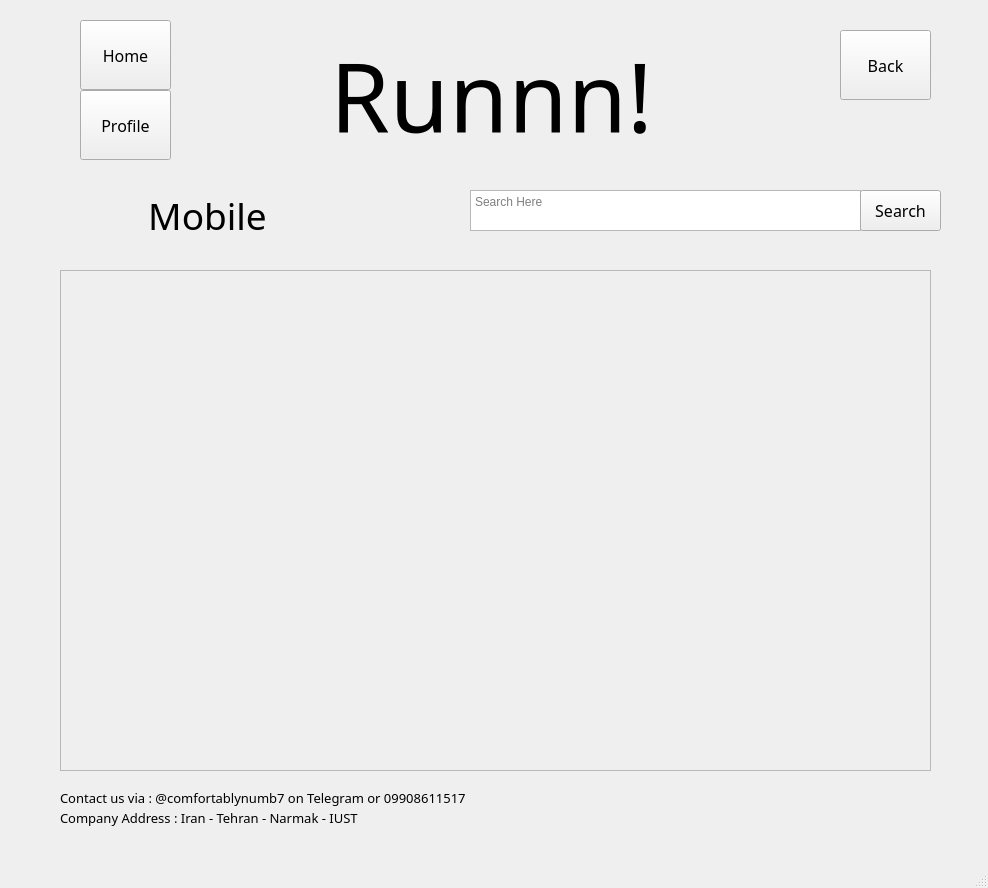
<?xml version="1.0" encoding="UTF-8"?>
<ui version="4.0">
 <class>MainWindow</class>
 <widget class="QMainWindow" name="MainWindow">
  <property name="geometry">
   <rect>
    <x>0</x>
    <y>0</y>
    <width>988</width>
    <height>888</height>
   </rect>
  </property>
  <property name="windowTitle">
   <string>MainWindow</string>
  </property>
  <widget class="QWidget" name="centralwidget">
   <widget class="QPushButton" name="HomeButton">
    <property name="geometry">
     <rect>
      <x>80</x>
      <y>20</y>
      <width>91</width>
      <height>70</height>
     </rect>
    </property>
    <property name="font">
     <font>
      <family>Cooper Black</family>
      <pointsize>12</pointsize>
     </font>
    </property>
    <property name="text">
     <string>Home</string>
    </property>
   </widget>
   <widget class="QPushButton" name="ProfileButton">
    <property name="geometry">
     <rect>
      <x>80</x>
      <y>90</y>
      <width>91</width>
      <height>70</height>
     </rect>
    </property>
    <property name="font">
     <font>
      <family>Cooper Black</family>
      <pointsize>12</pointsize>
     </font>
    </property>
    <property name="text">
     <string>Profile</string>
    </property>
   </widget>
   <widget class="QLabel" name="PageTitle">
    <property name="geometry">
     <rect>
      <x>50</x>
      <y>180</y>
      <width>315</width>
      <height>70</height>
     </rect>
    </property>
    <property name="font">
     <font>
      <family>Cooper Black</family>
      <pointsize>28</pointsize>
      <weight>50</weight>
      <bold>false</bold>
     </font>
    </property>
    <property name="text">
     <string>Mobile</string>
    </property>
    <property name="alignment">
     <set>Qt::AlignCenter</set>
    </property>
   </widget>
   <widget class="QTextEdit" name="SearchBox">
    <property name="geometry">
     <rect>
      <x>470</x>
      <y>190</y>
      <width>391</width>
      <height>41</height>
     </rect>
    </property>
    <property name="sizeAdjustPolicy">
     <enum>QAbstractScrollArea::AdjustToContents</enum>
    </property>
    <property name="tabChangesFocus">
     <bool>false</bool>
    </property>
    <property name="placeholderText">
     <string>Search Here</string>
    </property>
   </widget>
   <widget class="QPushButton" name="SearchButton">
    <property name="geometry">
     <rect>
      <x>860</x>
      <y>190</y>
      <width>81</width>
      <height>41</height>
     </rect>
    </property>
    <property name="font">
     <font>
      <family>Cooper Black</family>
      <pointsize>12</pointsize>
     </font>
    </property>
    <property name="text">
     <string>Search</string>
    </property>
   </widget>
   <widget class="QPushButton" name="BackButton">
    <property name="geometry">
     <rect>
      <x>840</x>
      <y>30</y>
      <width>91</width>
      <height>70</height>
     </rect>
    </property>
    <property name="font">
     <font>
      <family>Cooper Black</family>
      <pointsize>12</pointsize>
     </font>
    </property>
    <property name="text">
     <string>Back</string>
    </property>
   </widget>
   <widget class="QScrollArea" name="scrollArea">
    <property name="geometry">
     <rect>
      <x>60</x>
      <y>270</y>
      <width>871</width>
      <height>501</height>
     </rect>
    </property>
    <property name="widgetResizable">
     <bool>true</bool>
    </property>
    <widget class="QWidget" name="scrollAreaWidgetContents">
     <property name="geometry">
      <rect>
       <x>0</x>
       <y>0</y>
       <width>869</width>
       <height>499</height>
      </rect>
     </property>
    </widget>
   </widget>
   <widget class="QLabel" name="label">
    <property name="geometry">
     <rect>
      <x>330</x>
      <y>30</y>
      <width>341</width>
      <height>131</height>
     </rect>
    </property>
    <property name="font">
     <font>
      <family>Pristina</family>
      <pointsize>72</pointsize>
     </font>
    </property>
    <property name="text">
     <string>Runnn!</string>
    </property>
   </widget>
   <widget class="QLabel" name="label_2">
    <property name="geometry">
     <rect>
      <x>60</x>
      <y>790</y>
      <width>671</width>
      <height>16</height>
     </rect>
    </property>
    <property name="font">
     <font>
      <family>Cooper Black</family>
      <pointsize>10</pointsize>
     </font>
    </property>
    <property name="text">
     <string>Contact us via : @comfortablynumb7 on Telegram or 09908611517</string>
    </property>
   </widget>
   <widget class="QLabel" name="label_3">
    <property name="geometry">
     <rect>
      <x>60</x>
      <y>810</y>
      <width>791</width>
      <height>16</height>
     </rect>
    </property>
    <property name="font">
     <font>
      <family>Cooper Black</family>
      <pointsize>10</pointsize>
     </font>
    </property>
    <property name="text">
     <string>Company Address : Iran - Tehran - Narmak - IUST</string>
    </property>
   </widget>
  </widget>
  <widget class="QMenuBar" name="menubar">
   <property name="geometry">
    <rect>
     <x>0</x>
     <y>0</y>
     <width>988</width>
     <height>26</height>
    </rect>
   </property>
  </widget>
  <widget class="QStatusBar" name="statusbar"/>
 </widget>
 <resources/>
 <connections/>
</ui>
